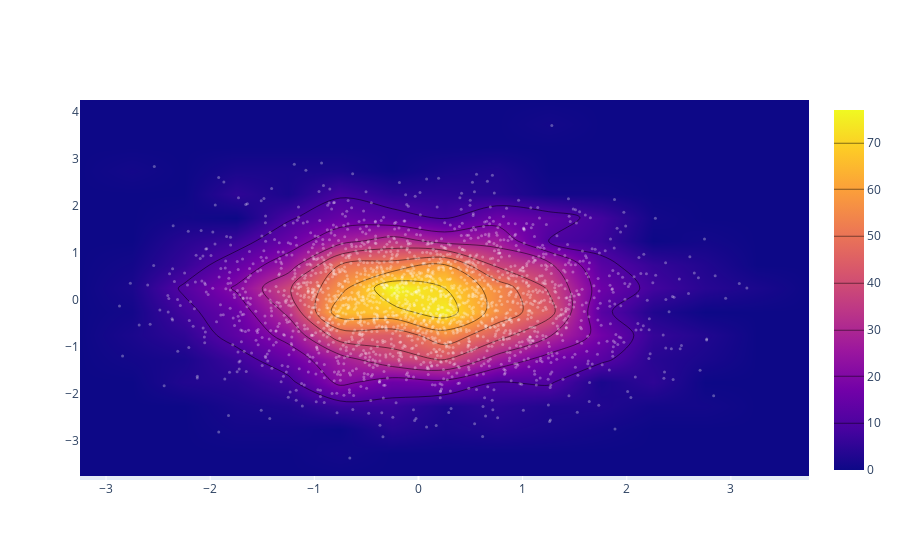

The cell this chart's notebook holds for it:
### Code cell
import plotly.graph_objs as go
import numpy as np

x = np.random.randn(2000)
y = np.random.randn(2000)
iplot([go.Histogram2dContour(x=x, y=y, contours=dict(coloring='heatmap')),
       go.Scatter(x=x, y=y, mode='markers', marker=dict(color='white', size=3, opacity=0.3))], show_link=False)

### Figure 1 — Plotly figure (JSON) as saved in the notebook; plotly's stock layout.template omitted (floating-point values rounded to 4 significant figures; data arrays with more than 128 entries replaced by an {"elided": "..."} marker saying what was removed)
{"data": [{"autocontour": true, "contours": {"coloring": "heatmap", "end": 70, "size": 10, "start": 10}, "type": "histogram2dcontour", "x": {"elided": "2000 float values"}, "y": {"elided": "2000 float values"}}, {"marker": {"color": "white", "opacity": 0.3, "size": 3}, "mode": "markers", "type": "scatter", "x": {"elided": "2000 float values"}, "y": {"elided": "2000 float values"}}], "layout": {"autosize": true, "xaxis": {"autorange": true, "range": [-3.25, 3.75], "type": "linear"}, "yaxis": {"autorange": true, "range": [-3.906, 4.254], "type": "linear"}}}
